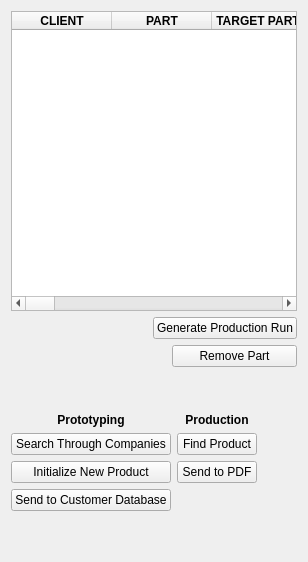
      <widget class="QWidget" name="CustomerInformation">
       <attribute name="title">
        <string>Order Infomation</string>
       </attribute>
       <layout class="QVBoxLayout" name="verticalLayout_4">
        <item>
         <widget class="QTableWidget" name="productionInfo">
          <property name="minimumSize">
           <size>
            <width>0</width>
            <height>300</height>
           </size>
          </property>
          <property name="font">
           <font>
            <kerning>true</kerning>
           </font>
          </property>
          <column>
           <property name="text">
            <string>CLIENT</string>
           </property>
           <property name="font">
            <font>
             <weight>75</weight>
             <bold>true</bold>
            </font>
           </property>
          </column>
          <column>
           <property name="text">
            <string>PART</string>
           </property>
           <property name="font">
            <font>
             <weight>75</weight>
             <bold>true</bold>
            </font>
           </property>
          </column>
          <column>
           <property name="text">
            <string>TARGET PARTS</string>
           </property>
           <property name="font">
            <font>
             <weight>75</weight>
             <bold>true</bold>
            </font>
           </property>
          </column>
          <column>
           <property name="text">
            <string>PLIES</string>
           </property>
           <property name="font">
            <font>
             <weight>75</weight>
             <bold>true</bold>
            </font>
           </property>
          </column>
          <column>
           <property name="text">
            <string>STACKUP</string>
           </property>
           <property name="font">
            <font>
             <weight>75</weight>
             <bold>true</bold>
            </font>
           </property>
          </column>
          <column>
           <property name="text">
            <string>LENGTH</string>
           </property>
           <property name="font">
            <font>
             <weight>75</weight>
             <bold>true</bold>
            </font>
           </property>
          </column>
          <column>
           <property name="text">
            <string>WIDTH</string>
           </property>
           <property name="font">
            <font>
             <weight>75</weight>
             <bold>true</bold>
            </font>
           </property>
          </column>
          <column>
           <property name="text">
            <string>PARTS/LENGTH</string>
           </property>
           <property name="font">
            <font>
             <weight>75</weight>
             <bold>true</bold>
            </font>
           </property>
          </column>
          <column>
           <property name="text">
            <string>PARTS/WIDTH</string>
           </property>
           <property name="font">
            <font>
             <weight>75</weight>
             <bold>true</bold>
            </font>
           </property>
          </column>
          <column>
           <property name="text">
            <string>LENGTH MARGIN</string>
           </property>
           <property name="font">
            <font>
             <weight>75</weight>
             <bold>true</bold>
            </font>
           </property>
          </column>
          <column>
           <property name="text">
            <string>WIDTH MARGIN</string>
           </property>
           <property name="font">
            <font>
             <weight>75</weight>
             <bold>true</bold>
            </font>
           </property>
          </column>
          <column>
           <property name="text">
            <string>PANEL LENGTH</string>
           </property>
           <property name="font">
            <font>
             <weight>75</weight>
             <bold>true</bold>
            </font>
           </property>
          </column>
          <column>
           <property name="text">
            <string>PANEL WIDTH</string>
           </property>
           <property name="font">
            <font>
             <weight>75</weight>
             <bold>true</bold>
            </font>
           </property>
          </column>
          <column>
           <property name="text">
            <string>COMPOSITION CODE</string>
           </property>
           <property name="font">
            <font>
             <weight>75</weight>
             <bold>true</bold>
            </font>
           </property>
          </column>
          <column>
           <property name="text">
            <string>LAMINATION TEMP</string>
           </property>
           <property name="font">
            <font>
             <weight>75</weight>
             <bold>true</bold>
            </font>
           </property>
          </column>
          <column>
           <property name="text">
            <string>LAMINATION TEMP</string>
           </property>
           <property name="font">
            <font>
             <weight>75</weight>
             <bold>true</bold>
            </font>
           </property>
          </column>
          <column>
           <property name="text">
            <string>Press Notch</string>
           </property>
           <property name="font">
            <font>
             <weight>75</weight>
             <bold>true</bold>
            </font>
           </property>
          </column>
          <column>
           <property name="text">
            <string/>
           </property>
          </column>
         </widget>
        </item>
        <item>
         <layout class="QHBoxLayout" name="horizontalLayout_3">
          <item>
           <spacer name="horizontalSpacer_7">
            <property name="orientation">
             <enum>Qt::Horizontal</enum>
            </property>
            <property name="sizeHint" stdset="0">
             <size>
              <width>40</width>
              <height>20</height>
             </size>
            </property>
           </spacer>
          </item>
          <item>
           <widget class="QPushButton" name="generateRun">
            <property name="enabled">
             <bool>true</bool>
            </property>
            <property name="minimumSize">
             <size>
              <width>125</width>
              <height>0</height>
             </size>
            </property>
            <property name="text">
             <string>Generate Production Run</string>
            </property>
           </widget>
          </item>
         </layout>
        </item>
        <item>
         <layout class="QHBoxLayout" name="horizontalLayout_4">
          <item>
           <spacer name="horizontalSpacer_8">
            <property name="orientation">
             <enum>Qt::Horizontal</enum>
            </property>
            <property name="sizeHint" stdset="0">
             <size>
              <width>40</width>
              <height>20</height>
             </size>
            </property>
           </spacer>
          </item>
          <item>
           <widget class="QPushButton" name="customerRemoveRow">
            <property name="minimumSize">
             <size>
              <width>125</width>
              <height>0</height>
             </size>
            </property>
            <property name="text">
             <string>Remove Part</string>
            </property>
           </widget>
          </item>
         </layout>
        </item>
        <item>
         <spacer name="verticalSpacer_4">
          <property name="orientation">
           <enum>Qt::Vertical</enum>
          </property>
          <property name="sizeHint" stdset="0">
           <size>
            <width>20</width>
            <height>40</height>
           </size>
          </property>
         </spacer>
        </item>
        <item>
         <layout class="QHBoxLayout" name="horizontalLayout_14">
          <item>
           <layout class="QVBoxLayout" name="verticalLayout_10">
            <item>
             <widget class="QLabel" name="label">
              <property name="maximumSize">
               <size>
                <width>200</width>
                <height>16777215</height>
               </size>
              </property>
              <property name="font">
               <font>
                <weight>75</weight>
                <bold>true</bold>
               </font>
              </property>
              <property name="text">
               <string>Prototyping</string>
              </property>
              <property name="alignment">
               <set>Qt::AlignCenter</set>
              </property>
             </widget>
            </item>
            <item>
             <widget class="QPushButton" name="searchClients">
              <property name="maximumSize">
               <size>
                <width>200</width>
                <height>16777215</height>
               </size>
              </property>
              <property name="text">
               <string>Search Through Companies</string>
              </property>
             </widget>
            </item>
            <item>
             <widget class="QPushButton" name="createNewProduct">
              <property name="maximumSize">
               <size>
                <width>200</width>
                <height>16777215</height>
               </size>
              </property>
              <property name="text">
               <string>Initialize New Product</string>
              </property>
             </widget>
            </item>
            <item>
             <widget class="QPushButton" name="pushButton_6">
              <property name="maximumSize">
               <size>
                <width>200</width>
                <height>16777215</height>
               </size>
              </property>
              <property name="text">
               <string>Send to Customer Database</string>
              </property>
             </widget>
            </item>
            <item>
             <spacer name="verticalSpacer_2">
              <property name="orientation">
               <enum>Qt::Vertical</enum>
              </property>
              <property name="sizeHint" stdset="0">
               <size>
                <width>20</width>
                <height>40</height>
               </size>
              </property>
             </spacer>
            </item>
           </layout>
          </item>
          <item>
           <layout class="QVBoxLayout" name="verticalLayout_11">
            <item>
             <widget class="QLabel" name="label_2">
              <property name="maximumSize">
               <size>
                <width>200</width>
                <height>16777215</height>
               </size>
              </property>
              <property name="font">
               <font>
                <weight>75</weight>
                <italic>false</italic>
                <bold>true</bold>
               </font>
              </property>
              <property name="text">
               <string>Production</string>
              </property>
              <property name="alignment">
               <set>Qt::AlignCenter</set>
              </property>
             </widget>
            </item>
            <item>
             <widget class="QPushButton" name="customerAddRow">
              <property name="maximumSize">
               <size>
                <width>100</width>
                <height>16777215</height>
               </size>
              </property>
              <property name="text">
               <string>Find Product</string>
              </property>
             </widget>
            </item>
            <item>
             <widget class="QPushButton" name="pushButton_9">
              <property name="maximumSize">
               <size>
                <width>100</width>
                <height>16777215</height>
               </size>
              </property>
              <property name="text">
               <string>Send to PDF</string>
              </property>
             </widget>
            </item>
            <item>
             <spacer name="verticalSpacer_3">
              <property name="orientation">
               <enum>Qt::Vertical</enum>
              </property>
              <property name="sizeHint" stdset="0">
               <size>
                <width>20</width>
                <height>40</height>
               </size>
              </property>
             </spacer>
            </item>
           </layout>
          </item>
          <item>
           <spacer name="horizontalSpacer_3">
            <property name="orientation">
             <enum>Qt::Horizontal</enum>
            </property>
            <property name="sizeHint" stdset="0">
             <size>
              <width>40</width>
              <height>20</height>
             </size>
            </property>
           </spacer>
          </item>
         </layout>
        </item>
       </layout>
      </widget>
